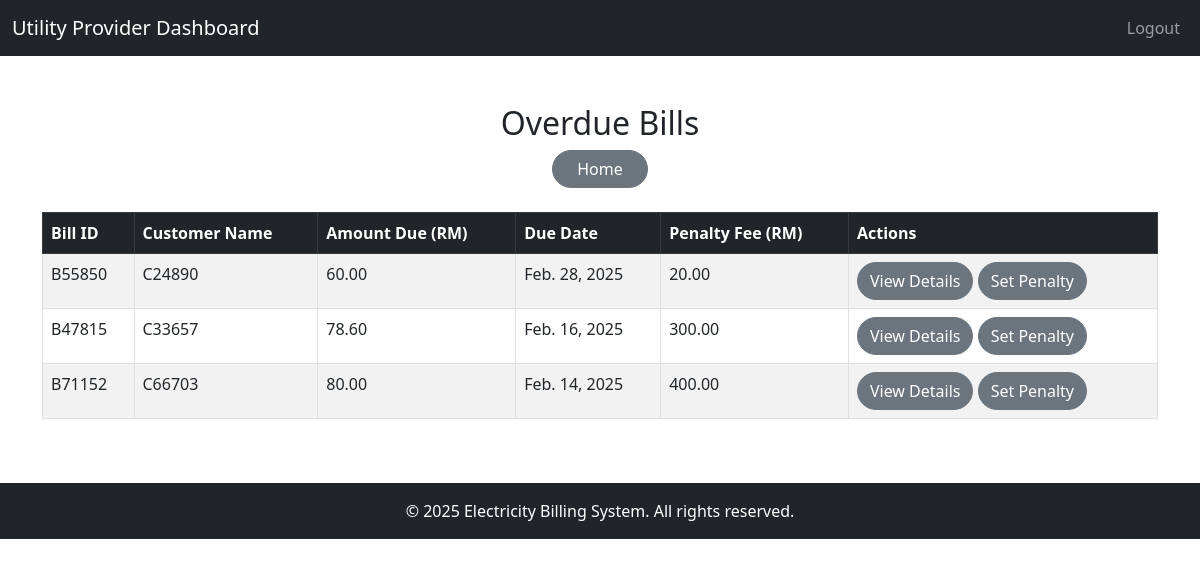
Screenshot of /overdue-bills/ (signed in) with the database file from the repository.
### app/models.py (models this page shows, shortened)
class Bill(models.Model):
    STATUS_CHOICES = [
        (True, 'Paid'),
        (False, 'Unpaid')
    ]
    bill_id = models.CharField(primary_key=True, max_length=6)
    customer = models.ForeignKey(Customer, on_delete=models.CASCADE)
    due_date = models.DateField()
    amount = models.DecimalField(max_digits=10, decimal_places=2)
    paid = models.BooleanField(choices=STATUS_CHOICES)
    creation_date = models.DateField()
    penalty_fee = models.DecimalField(max_digits=10, decimal_places=2)
    usage =  models.DecimalField(max_digits=10, decimal_places=2)

### app/views.py (the view)
# urls.py: path('overdue-bills/', views.overdue_bills, name='overdue_bills'),
@login_required
def overdue_bills(request):
    overdue_bills = Bill.objects.filter(paid=False, due_date__lt=timezone.now()).select_related('customer')
    return render(request, 'app/overdue_bills.html', {'overdue_bills': overdue_bills})

### app/templates/app/overdue_bills.html (shortened to what this page needs)
{% extends "base.html" %}
{% block content %}
<nav class="navbar navbar-expand-lg navbar-dark bg-dark">
    <div class="container-fluid">
        <a class="navbar-brand" href="#">Utility Provider Dashboard</a>
        <div class="collapse navbar-collapse" id="navbarNav">
            <ul class="navbar-nav ms-auto">
                <li class="nav-item">
                    <a class="nav-link" href="{% url 'logout' %}">Logout</a>
                </li>
            </ul>
        </div>
    </div>
</nav>
<div class="container mt-5">
    <h2 class="text-center">Overdue Bills</h2>
    <div class="d-flex justify-content-center gap-3 mb-4">
        <a href="{% url 'utility_dashboard' %}" class="btn btn-secondary rounded-pill px-4">Home</a>
    </div>
    <div class="table-responsive">
        <table class="table table-bordered table-striped">
            <thead class="table-dark">
                <tr>
                    <th>Bill ID</th>
                    <th>Customer Name</th>
                    <th>Amount Due (RM)</th>
                    <th>Due Date</th>
                    <th>Penalty Fee (RM)</th>
                    <th>Actions</th>
                </tr>
            </thead>
            <tbody>
                {% for bill in overdue_bills %}
                <tr>
                    <td>{{ bill.bill_id }}</td>
                    <td>{{ bill.customer_id }}</td>
                    <td>{{ bill.amount }}</td>
                    <td>{{ bill.due_date }}</td>
                    <td>{{ bill.penalty_fee }}</td>
                    <td>
                        <a href="{% url 'account_details' bill.bill_id %}" class="btn btn-secondary rounded-pill">View Details</a>
                        <a href="{% url 'set_penalty' bill.bill_id %}" class="btn btn-secondary rounded-pill">Set Penalty</a>
                    </td>
                </tr>
                {% empty %}
                <tr><td colspan="6" class="text-center">No overdue bills found.</td></tr>
                {% endfor %}
            </tbody>
        </table>
    </div>
</div>
<footer class="bg-dark text-white text-center py-3 mt-5">
    <div class="container">
        <p class="mb-0">&copy; 2025 Electricity Billing System. All rights reserved.</p>
    </div>
</footer>
{% endblock %}

### rows the page displays
Bill: bill_id "B55850", customer_id "C24890", amount "60.00", due_date "Feb. 28, 2025", penalty_fee "20.00"
Bill: bill_id "B47815", customer_id "C33657", amount "78.60", due_date "Feb. 16, 2025", penalty_fee "300.00"
Bill: bill_id "B71152", customer_id "C66703", amount "80.00", due_date "Feb. 14, 2025", penalty_fee "400.00"
